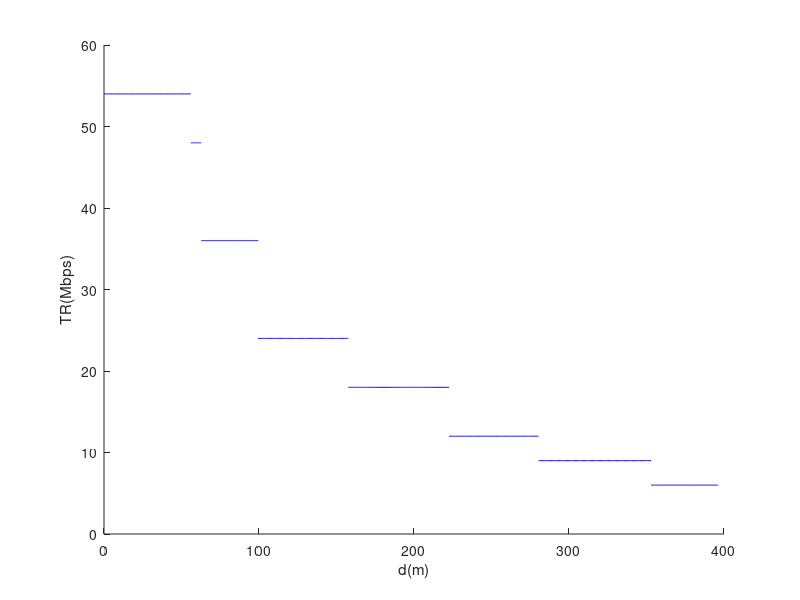

MATLAB code to generate this figure:
Rmin=[-82 -81 -79 -77 -74 -70 -66 -65]; % 最小受信感度[dBm]
Tp=10; % 送信電力[dBm]
f = 2.4 * 10^9;
c = 3 * 10^8;
d = zeros(size(Rmin));
Lfs=zeros(size(Rmin));
TR=[6 9 12 18 24 36 48 54];

for i=1:length(Rmin)
    Lfs(i)=Tp-Rmin(i);
    d(i)=((10^(Lfs(i)/20))*c)/(4*pi*f);
end

% プロット
figure;
hold on;
for i = 1:length(d)-1
    x = linspace(d(i), d(i+1), 100); % d(i)からd(i+1)までの範囲を100点で分割
    y = ones(size(x)) * TR(i); % 同じThroughputの値を取る
    plot(x, y, 'b'); % 青色でプロット
end

% 最後の区間もプロット
x = linspace(d(end), 0, 100); % d(end)から0までの範囲を100点で分割
y = ones(size(x)) * TR(end); % 54 Mbpsの値を取る
plot(x, y, 'b');

xlabel('d(m)');
ylabel('TR(Mbps)');
hold off;
